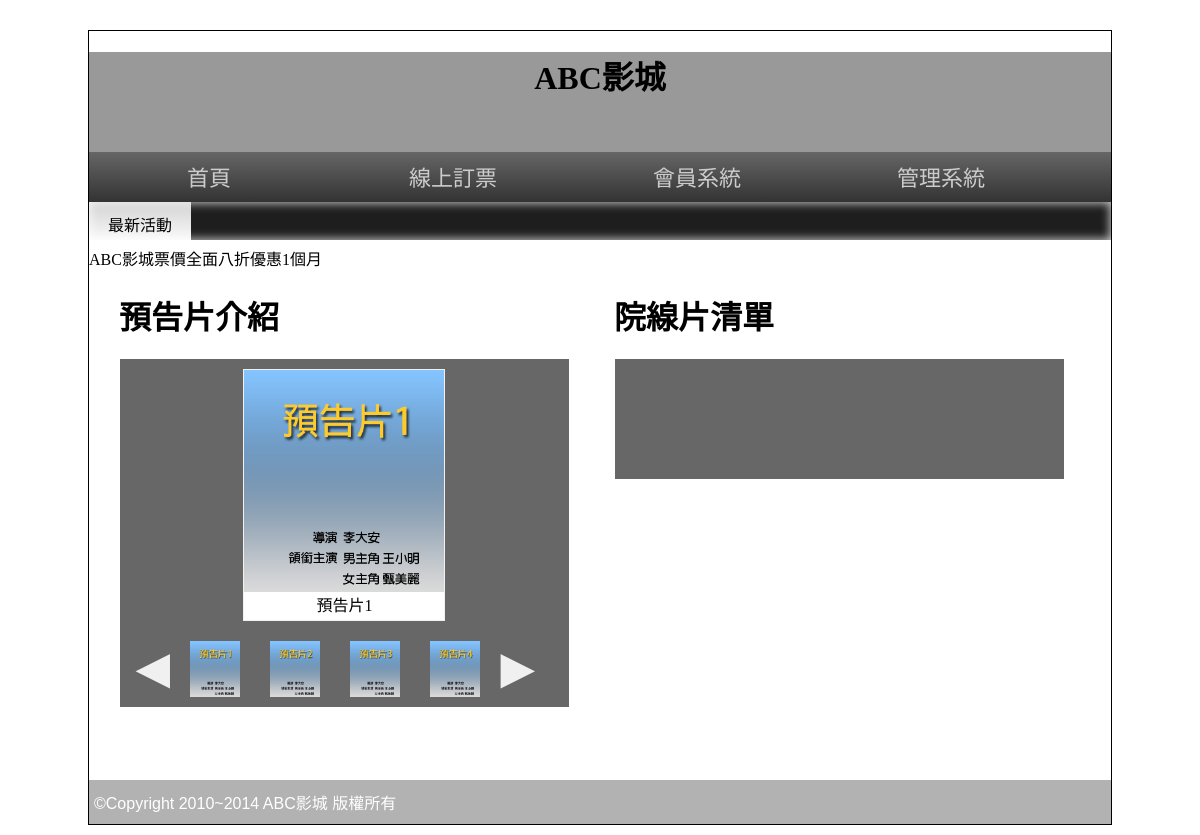
Before: / with the older database file.
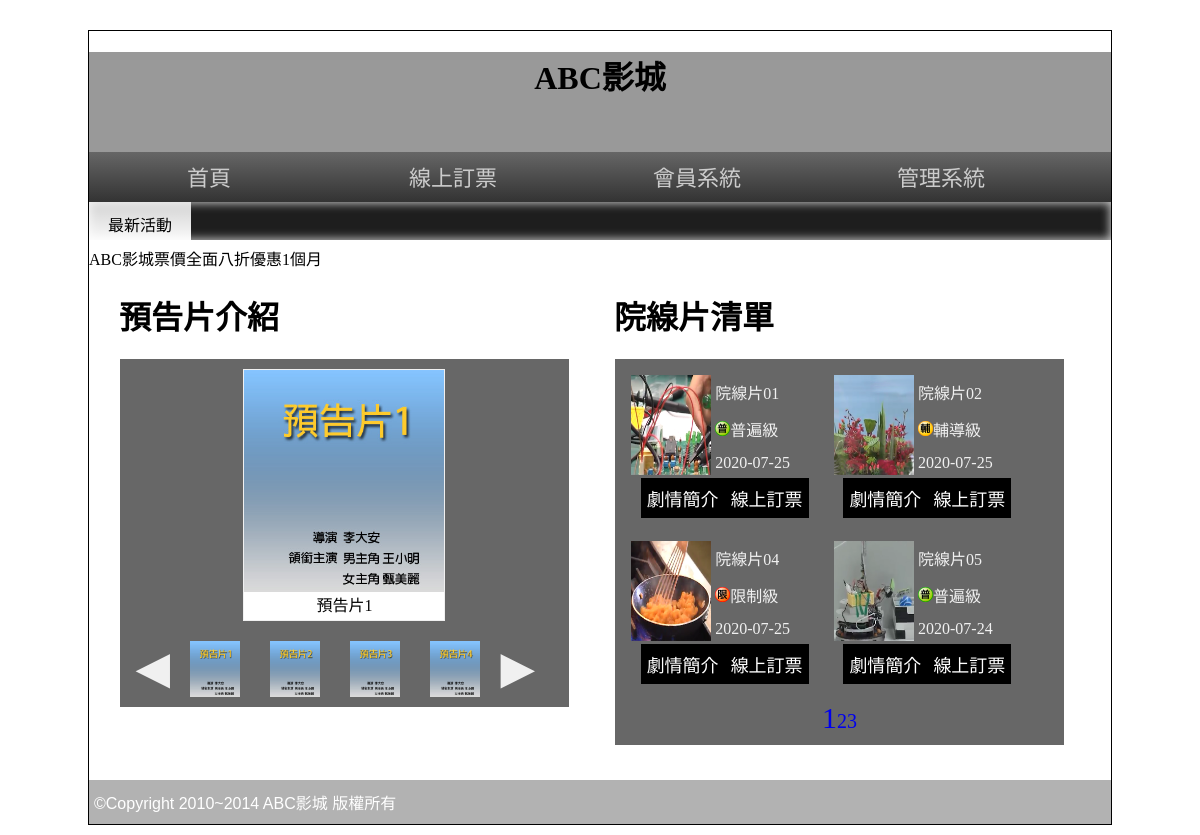
After: the same page with the newer database file.
### tables this page shows
CREATE TABLE `poster` (
  `id` int(10) UNSIGNED NOT NULL,
  `path` text NOT NULL,
  `name` text NOT NULL,
  `rank` int(10) UNSIGNED NOT NULL,
  `sh` int(1) UNSIGNED NOT NULL,
  `ani` int(1) UNSIGNED NOT NULL
);

CREATE TABLE `movie` (
  `id` int(10) UNSIGNED NOT NULL COMMENT '流水號',
  `name` text NOT NULL COMMENT '電影名稱',
  `level` tinyint(1) UNSIGNED NOT NULL COMMENT '分級',
  `length` int(3) UNSIGNED NOT NULL COMMENT '長度',
  `ondate` date NOT NULL COMMENT '放映日期',
  `publish` text NOT NULL COMMENT '發行商',
  `director` text NOT NULL COMMENT '導演',
  `trailer` text NOT NULL COMMENT '預告影片',
  `poster` text NOT NULL COMMENT '預告海報',
  `intro` text NOT NULL COMMENT '電影介紹',
  `rank` int(10) UNSIGNED NOT NULL COMMENT '排序',
  `sh` int(1) UNSIGNED NOT NULL COMMENT '顯示'
);

### base.php (called while the page is built, shortened)
<?php
class DB{
private $dsn="mysql:host=localhost;charset=utf8;dbname=db03";
private $root="root";
private $password="";
public function __construct($table){
    $this->table=$table;
    $this->pdo=new PDO($this->dsn,$this->root,$this->password);
}
public function all(...$arg){
    $sql="SELECT * FROM $this->table ";
    if(!empty($arg[0])&& is_array($arg[0])){
        foreach($arg[0] as $k=>$v) $tmp[]="`$k`='$v'";
        $sql.=" WHERE ".implode(" && ",$tmp);
    }
    $sql.=$arg[1]??'';
    return $this->pdo->query($sql)->fetchAll();
}
public function count(...$arg){
    $sql="SELECT COUNT(*) FROM $this->table ";
    if(!empty($arg[0])&& is_array($arg[0])){
        foreach($arg[0] as $k=>$v) $tmp[]="`$k`='$v'";
        $sql.=" WHERE ".implode(" && ",$tmp);
    }
    $sql.=$arg[1]??'';
    return $this->pdo->query($sql)->fetchColumn();
}
}
$Poster=new DB('poster');
$Movie=new DB('movie');
$level=[
1=>'普遍級',
2=>'輔導級',
3=>'保護級',
4=>'限制級'
];
?>

### front/main.php (the view, shortened to what this page needs)
<?php
$rows = $Poster->all(['sh' => 1], " ORDER BY `rank`");
?>
<div class="half" style="vertical-align:top;">
    <h1>預告片介紹</h1>
    <div class="rb tab" style="width:95%;">
        <div class="poster">
            <?php
            foreach ($rows as $k => $row) {
                echo "<div class='po' data-ani='" . $row['ani'] . "'>";
                echo "<img src='img/" . $row['path'] . "'>";
                echo "<div class='ct'>" . $row['name'] . "</div>";
                echo "</div>";
            }
            ?>
        </div>
        <div class="btns">
            <div class="control" onclick="shift('left')">&#9664;</div>
            <div class="nav">
                <?php
                foreach ($rows as $k => $row) {
                    echo "<div class='icon'>";
                    echo "<img src='img/" . $row['path'] . "'>";
                    echo "</div>";
                }
                ?>
            </div>
            <div class="control" onclick="shift('right')">&#9654;</div>
        </div>
    </div>
</div>
<div class="half">
    <h1>院線片清單</h1>
    <div class="rb tab" style="width:95%;">
        <?php
        $today = date("Y-m-d");
        $ondate = date("Y-m-d", strtotime("-2 days"));
        $div = 4;
        $now = $_GET['p'] ?? 1;
        $start = ($now - 1) * $div;
        $rows = $Movie->all(['sh' => 1], " && ondate >= '$ondate' && ondate <= '$today' ORDER BY rank limit $start,$div");
        $total = $Movie->count(['sh' => 1], " && ondate >= '$ondate' && ondate <= '$today' ");
        $pages = ceil($total / $div);
        foreach ($rows as $row) {
        ?>
            <div class="mb">
                <table>
                    <tr>
                        <td rowspan="3"><img src="./img/<?= $row['poster']; ?>" style="width:80px;height:100px"></td>
                        <td><?= $row['name']; ?></td>
                    </tr>
                    <tr>
                        <td><img src="./icon/<?= $row['level']; ?>.png" style="width:15px"><?= $level[$row['level']]; ?></td>
                    </tr>
                    <tr>
                        <td><?= $row['ondate']; ?></td>
                    </tr>
                </table>
                <div class="ct">
                    <button onclick="location.href='?do=intro&id=<?=$row['id'];?>'">劇情簡介</button><button onclick="location.href='?do=order&id=<?=$row['id'];?>'">線上訂票</button>
                </div>
            </div>
        <?php } ?>
        <div class="ct">
            <?php
            for ($i = 1; $i <= $pages; $i++) {
                $font = ($i == $now) ? "30px" : "20px";
                echo "<a href='?p=$i' style='font-size:$font;text-decoration:none'>$i</a>";
            }
            ?>
        </div>
    </div>
</div>

### index.php (shortened to what this page needs)
<?php include_once "base.php";?>
<!DOCTYPE html PUBLIC "-//W3C//DTD XHTML 1.0 Transitional//EN" "http://www.w3.org/TR/xhtml1/DTD/xhtml1-transitional.dtd">
<html xmlns="http://www.w3.org/1999/xhtml">
<head>
<link rel="stylesheet" href="css/css.css">
<link href="css/s2.css" rel="stylesheet" type="text/css">
</head>
<body>
<div id="main">
  <div id="top" class="ct" style=" background:#999 center; background-size:cover; " title="替代文字">
    <h1>ABC影城</h1>
  </div>
  <div id="top2"> <a href="index.php">首頁</a> <a href="index.php?do=order">線上訂票</a> <a href="#">會員系統</a> <a href="admin.php">管理系統</a> </div>
  <div id="text"> <span class="ct">最新活動</span>
    <marquee direction="right">
    ABC影城票價全面八折優惠1個月
    </marquee>
  </div>
  <div id="mm">
    <?php
    $do=$_GET['do']??'main';
    $file="front/".$do.".php";
    include file_exists($file)?$file:"front/main.php";
    ?>
  </div>
  <div id="bo"> ©Copyright 2010~2014 ABC影城 版權所有 </div>
</div>
</body>
</html>

### css/css.css (style rules this page uses)
body { font-family:微軟正黑體; }
input[type='button'],input[type='submit'],input[type='reset'],button,.button { min-width:70px; min-height:40px; background:#000; color:#fff; border:none; cursor:pointer; font-size:18px; text-decoration:none; }
#main { width:1022px; min-height:766px; border:#000 1px solid; margin:30px auto 10px auto; }
#top { display:block; height:100px; }
#top2 { display:block; height:50px; background: -webkit-linear-gradient(top,#666,#333); background: -ms-linear-gradient(top,#666,#333); background: -moz-linear-gradient(top,#666,#333); background: linear-gradient(top,#666,#333); }
#top2 a { display:inline-block; width:200px; padding:12px 20px 12px 20px; text-align:center; color:#ccc; text-decoration:none; font:normal 22px/26px Open Sans,'微軟正黑體'; transition:all ease-in .3s; }
#text { display:block; height:38px; box-shadow:#CCC 0px 0px 10px 1px inset; background-color: #1e1e1e; }
#text span { width:10%; display:inline-block; padding:10px 0px 10px 0px; vertical-align:top; background: -ms-linear-gradient(top,rgba(255,255,255,0.8),rgba(255,255,255,1)); background: -webkit-linear-gradient(top,rgba(255,255,255,0.8),rgba(255,255,255,1)); background: -moz-linear-gradient(top,rgba(255,255,255,0.8),rgba(255,255,255,1)); background: linear-gradient(top,rgba(255,255,255,0.8),rgba(255,255,255,1)); }
#mm { padding:10px; min-height:520px; }
#bo { padding:10px 5px 10px 5px; min-height:20px; display:block; color:#FFF; font-family:Arial, Helvetica, sans-serif,'微軟正黑體'; font-weight:500; background:rgba(0,0,0,0.3); }
.ct { text-align:center; }
.half { width:45%; display:inline-block; padding:2%; }
.rb { background:rgba(39,39,39,0.7); color:rgba(255,255,255,0.9); }
.tab { width:80%; display:block; margin-left:auto; margin-right:auto; min-height:100px; padding:10px; }

### front/main.php (style rules this page uses)
.btns { display: flex; }
.nav { display: flex; width: 320px; overflow: hidden; }
.icon { width: 80px; flex-shrink: 0; text-align: center; position: relative; }
.icon img { width: 50px; cursor: pointer; }
.control { width: 45px; font-size: 45px; text-align: center; cursor: pointer; }
.poster { border: 1px solid; width: 200px; height: 250px; margin: 0 auto 20px auto; position: relative; }
.po { width: 100%; height: 100%; background: white; color: black; position: absolute; display: none; }
.po img { width: 100%; }
.mb { width: 45%; height: 160px; display: inline-block; margin: 3px; }

Changed rows visible on the page:
now on this page (row edited): movie: poster (picture), name "院線片01", level "普遍級", ondate "2020-07-25"
now on this page (row edited): movie: poster (picture), name "院線片02", shows a picture, level "輔導級", ondate "2020-07-25"
now on this page (row edited): movie: poster (picture), name "院線片04", shows a picture, level "限制級", ondate "2020-07-25"
now on this page (row edited): movie: poster (picture), name "院線片05", level "普遍級", ondate "2020-07-24"
Other visible differences:
new list line: "1"
new list line: "2"
new list line: "3"
